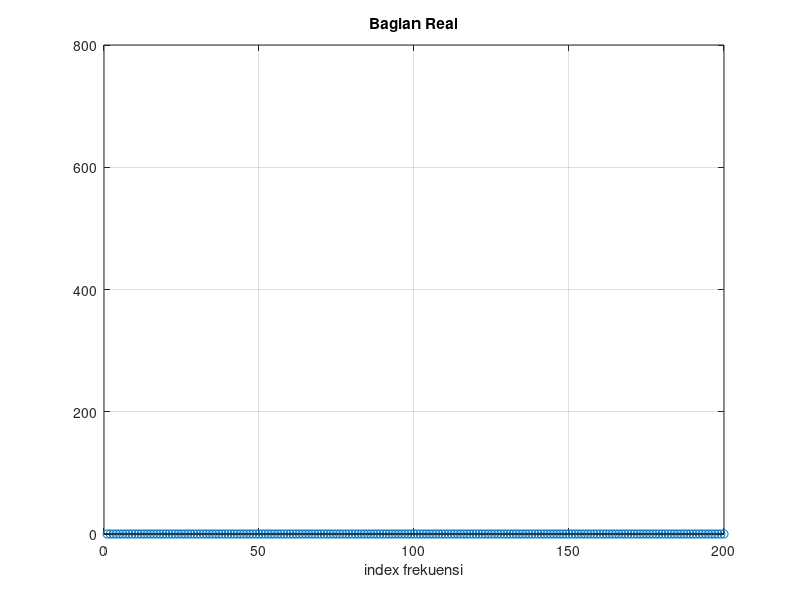
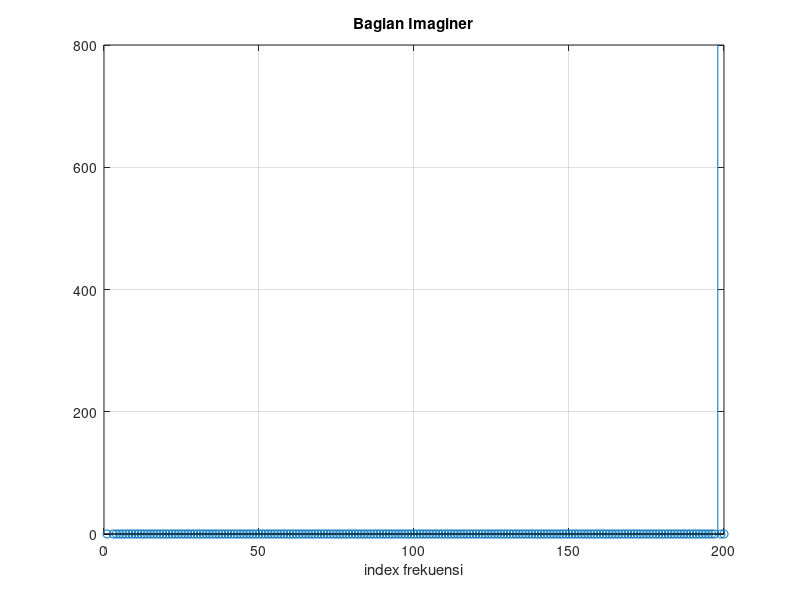

Write MATLAB code to recreate these figures, in order.
clear all
clc
N=1000;
nn=N-1;
for k=1:200;
    x_n=0.0;
    for n=1:nn
        x_n=(3*sin(0.02*pi*n)).*(exp(-1i*k*2*pi*n/200))+x_n;
    end
    yR(k)=real(x_n);
    yI(k)=imag(x_n);
    magni_k(k)=sqrt(real(x_n).*real(x_n)+imag(x_n).*imag(x_n));
end

figure(1)
stem(yR)
axis([0 200 0 800])
xlabel('index frekuensi')
title('Bagian Real')
grid;

figure(2)
stem(yI)
axis([0 200 0 800])
xlabel('index frekuensi')
title('Bagian Imaginer')
grid;
